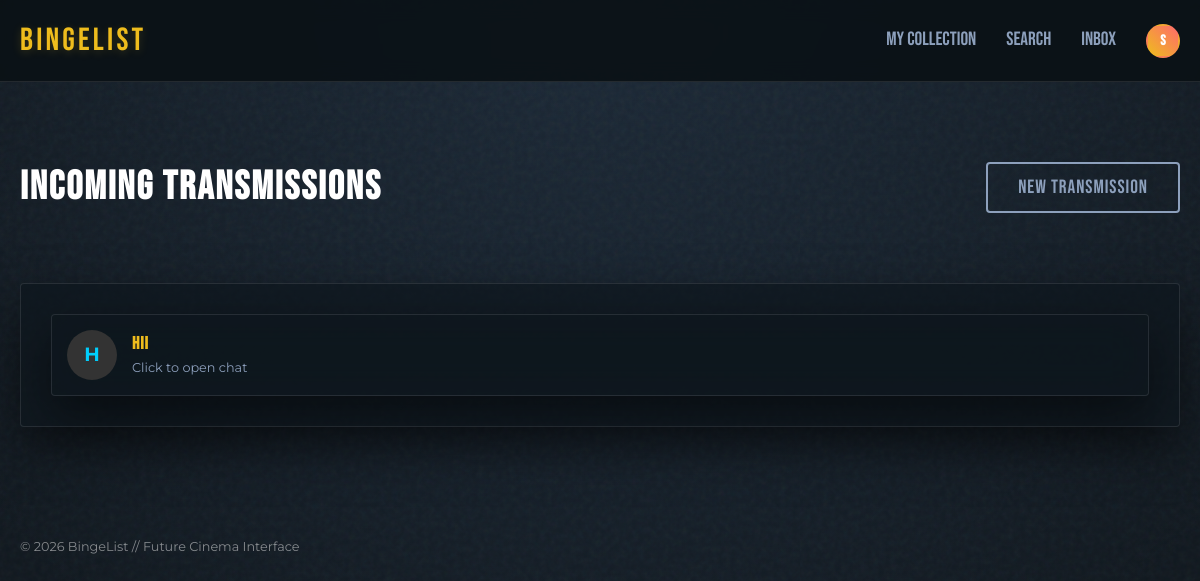
Screenshot of /inbox (signed in) with the database file from the repository.
### models.py (models this page shows, shortened)
class User(UserMixin, db.Model):
    id = db.Column(db.Integer, primary_key=True)
    username = db.Column(db.String(80), unique=True, nullable=False)
    avatar = db.Column(db.String(500), nullable=True) # Stores filename
    password = db.Column(db.String(120), nullable=False)
    movies = db.relationship('Movie', backref='owner', lazy=True)
    reviews = db.relationship('Review', backref='author', lazy=True)
    lists = db.relationship('MovieList', backref='owner', lazy=True)

### app.py (the view)
@app.route('/inbox')
@login_required
def inbox():
    sent_recipient_ids = [msg.recipient_id for msg in Message.query.filter_by(sender_id=current_user.id).all()]
    received_sender_ids = [msg.sender_id for msg in Message.query.filter_by(recipient_id=current_user.id).all()]
    unique_user_ids = set(sent_recipient_ids + received_sender_ids)
    conversations = []
    for uid in unique_user_ids:
        user = User.query.get(uid)
        if user:
            conversations.append(user)
    return render_template('messages.html', conversations=conversations)

### app.py (called while the page is built)
@app.context_processor
def inject_user_lists():
    if current_user.is_authenticated:
        user_lists = MovieList.query.filter_by(user_id=current_user.id).all()
        return dict(user_lists=user_lists)
    return dict(user_lists=[])

### models.py (called while the page is built)
@login_manager.user_loader
def load_user(user_id):
    return User.query.get(int(user_id))

### templates/messages.html (shortened to what this page needs)
{% extends 'base.html' %}
{% block content %}
<div class="fade-in">
    <div style="display: flex; justify-content: space-between; align-items: center; margin-bottom: 30px;">
        <h2>Incoming Transmissions</h2>
        <button onclick="document.getElementById('composeModal').style.display='block'" class="btn btn-neon">New
            Transmission</button>
    </div>
    <div class="glass-card">
        {% if conversations %}
        <div style="display: flex; flex-direction: column; gap: 10px;">
            {% for user in conversations %}
            <a href="{{ url_for('chat', username=user.username) }}" style="text-decoration: none; color: inherit;">
                <div class="glass-card"
                    style="padding: 15px; border: 1px solid var(--glass-border); display: flex; align-items: center; transition: background 0.2s;">
                    <div
                        style="width: 50px; height: 50px; border-radius: 50%; background: #333; display: flex; align-items: center; justify-content: center; margin-right: 15px; font-size: 1.2rem; font-weight: bold; color: var(--neon-blue);">
                        {{ user.username[0]|upper }}
                    </div>
                    <div>
                        <h3 style="margin: 0; font-size: 1.1rem;">{{ user.username }}</h3>
                        <p style="margin: 0; font-size: 0.8rem; color: var(--text-muted);">Click to open chat</p>
                    </div>
                </div>
            </a>
            {% endfor %}
        </div>
        {% else %}
        <p class="text-center" style="color: var(--text-muted);">No active conversations. Start a new one above!</p>
        {% endif %}
    </div>
</div>
{% endblock %}

### templates/base.html (shortened to what this page needs)
<!DOCTYPE html>
<html lang="en">
<head>
    <link rel="stylesheet" href="{{ url_for('static', filename='css/style.css') }}">
</head>
<body>
    <nav>
        <div class="nav-container">
            <a href="{{ url_for('index') }}" class="logo">BINGELIST</a>
            <div class="nav-links">
                {% if current_user.is_authenticated %}
                <a href="{{ url_for('dashboard') }}">My Collection</a>
                <a href="{{ url_for('search') }}">Search</a>
                <a href="{{ url_for('inbox') }}">Inbox</a>
                <a href="{{ url_for('profile', username=current_user.username) }}" class="nav-profile-link"
                    title="Profile">
                    <div class="nav-avatar">
                        {% if current_user.avatar %}
                        <img src="{{ url_for('static', filename=current_user.avatar) }}"
                            alt="{{ current_user.username }}"
                            style="width: 100%; height: 100%; object-fit: cover; border-radius: 50%;">
                        {% else %}
                        {{ current_user.username[0] | upper }}
                        {% endif %}
                    </div>
                </a>
                {% else %}
                <a href="{{ url_for('login') }}">Login</a>
                <a href="{{ url_for('signup') }}" class="btn btn-neon" style="margin-left: 20px;">Initialize Profile</a>
                {% endif %}
            </div>
        </div>
    </nav>
    <div class="container">
        {% block content %}
        {% endblock %}
    </div>
    <footer style="margin-top: 50px; padding: 20px; opacity: 0.5; font-size: 0.8rem;">
        &copy; 2026 BingeList // Future Cinema Interface
    </footer>
</body>
</html>

### static/css/style.css (style rules this page uses)
:root { --bg-dark: #0f171e; --bg-darker: #0b1116; --primary-gold: #eebc1d; --accent-red: #e50914; --text-main: #f5f5f5; --text-muted: #8da0bc; --glass-bg: rgba(15, 23, 30, 0.7); --glass-border: rgba(255, 255, 255, 0.1); --neon-blue: #00cefc; }
body { background-color: var(--bg-dark); color: var(--text-main); font-family: 'Montserrat', sans-serif; margin: 0; min-height: 100vh; line-height: 1.6; }
h1, h2, h3, h4, .btn { font-family: 'Bebas Neue', sans-serif; letter-spacing: 0.05em; text-transform: uppercase; }
h2 { font-size: 2.5rem; color: white; }
h3 { font-size: 1.8rem; color: var(--primary-gold); }
a { color: var(--primary-gold); text-decoration: none; transition: all 0.3s ease; }
.container { max-width: 1400px; margin: 0 auto; padding: 40px 20px; }
.glass-card { background: var(--glass-bg); backdrop-filter: blur(20px); -webkit-backdrop-filter: blur(20px); border: 1px solid var(--glass-border); border-radius: 4px; padding: 30px; box-shadow: 0 20px 50px rgba(0, 0, 0, 0.5); transition: transform 0.4s ease, border-color 0.4s ease; }
.btn { display: inline-block; padding: 12px 30px; border-radius: 4px; font-size: 1.2rem; border: none; cursor: pointer; transition: all 0.3s ease; text-align: center; }
.btn-neon { background: transparent; border: 2px solid var(--text-muted); color: var(--text-muted); }
nav { padding: 15px 0; backdrop-filter: blur(10px); position: sticky; top: 0; z-index: 100; background: rgba(11, 17, 22, 0.9); border-bottom: 1px solid var(--glass-border); }
.nav-container { max-width: 1400px; margin: 0 auto; padding: 0 20px; display: flex; justify-content: space-between; align-items: center; }
.logo { font-family: 'Bebas Neue', sans-serif; font-size: 2rem; letter-spacing: 0.1em; color: var(--primary-gold); text-shadow: 0 2px 10px rgba(238, 188, 29, 0.2); text-shadow: 0 2px 10px rgba(238, 188, 29, 0.2); }
.nav-links { display: flex; align-items: center; }
.nav-profile-link { display: flex !important; align-items: center; }
.nav-avatar { width: 35px; height: 35px; background: rgba(255, 255, 255, 0.1); border: 1px solid var(--primary-gold); border-radius: 50%; display: flex; justify-content: center; align-items: center; font-weight: 600; color: var(--primary-gold); font-family: 'Montserrat', sans-serif; font-size: 1rem; transition: all 0.3s ease; }
.nav-links a { font-family: 'Bebas Neue', sans-serif; font-size: 1.2rem; margin-left: 30px; color: var(--text-muted); }
.fade-in { animation: fadeIn 0.8s ease-out forwards; }
.nav-profile-link { display: flex; align-items: center; margin-left: 20px; }
.nav-avatar { width: 30px; height: 30px; border-radius: 50%; background: linear-gradient(45deg, var(--primary-gold), #ff6b6b); display: flex; align-items: center; justify-content: center; font-family: 'Bebas Neue', sans-serif; font-size: 0.9rem; color: white; border: 2px solid transparent; transition: border-color 0.3s; }

### rows the page displays
User: username "S"
User: username "H", username "HII"
